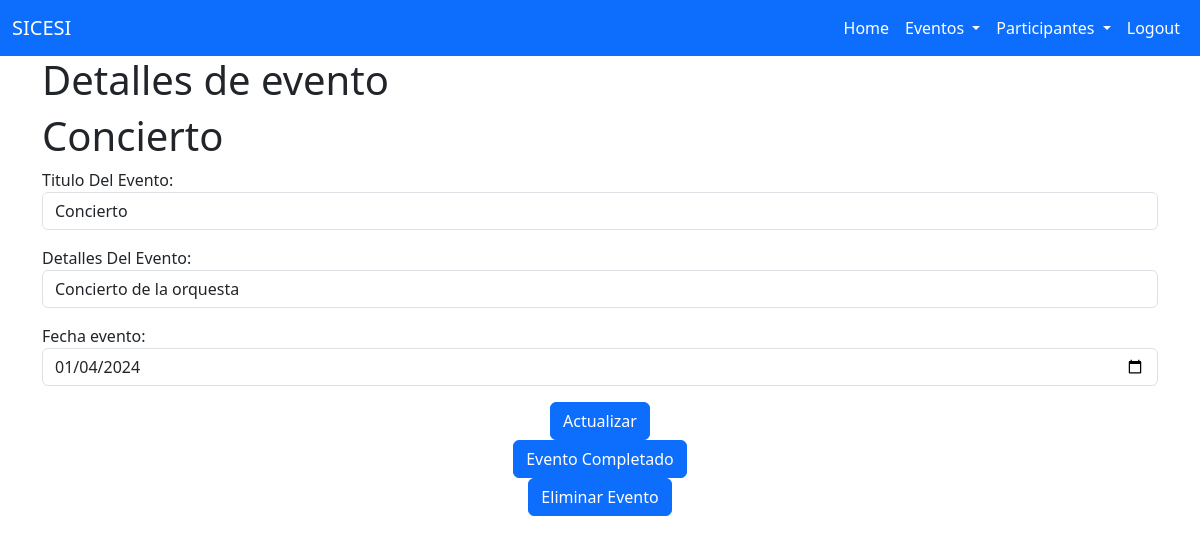
Page /eventos/1/ (signed in) on the earlier database version.
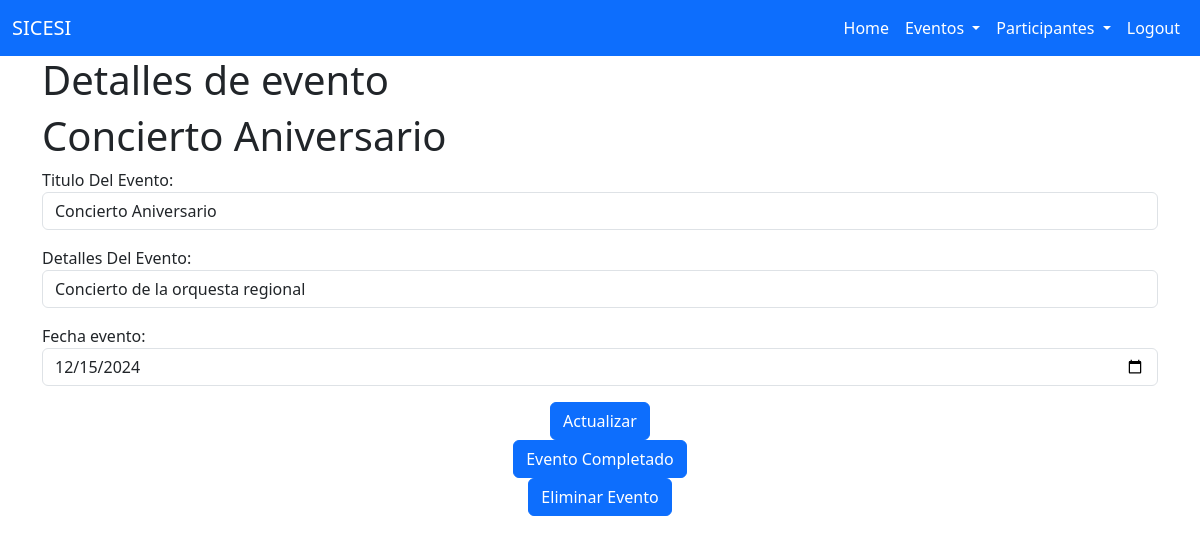
Same page on the later database version.
### eventos/models.py (models this page shows, shortened)
class T_Eventos(models.Model):
    titulo = models.CharField (max_length=100)
    contenido = models.TextField(blank=True)
    fecha_evento = models.DateTimeField(default=None, blank=True)
    fecha_creacion = models.DateTimeField(auto_now_add=True)
    fecha_culminado = models.DateTimeField(null=True)
    user = models.ForeignKey(User, on_delete=models.CASCADE)

### eventos/views.py (the view, shortened to what this page needs)
# urls.py: path('eventos/<int:evento_id>/', views.evento_detail, name='evento_detail'),
@login_required
def evento_detail(request, evento_id):
    if request.method == 'GET':
        evento = get_object_or_404(T_Eventos, pk=evento_id, user=request.user)
        form = EventosForm(instance=evento)
        return render(request, 'main/evento_detail.html', {'evento': evento, 'form': form})

### eventos/forms.py
class EventosForm(forms.ModelForm):
    titulo = forms.CharField(
        max_length=500,
        label="Titulo Del Evento",
        required=True,
        widget=forms.TextInput(
            attrs={
                'class': 'form-control',
                'type': "text"
            }
        ),
    )
    contenido = forms.CharField(
        max_length=500,
        label="Detalles Del Evento",
        required=True,
                widget=forms.TextInput(
            attrs={
                'class': 'form-control',
                'type': "text"
            }
        ),
    )
    fecha_evento = forms.DateField(
        widget=forms.DateInput(
            attrs={
                'class': 'form-control',
                'type': "date"
            }
        ),
        initial='2023-07-10'
    )
    class Meta:
        model = T_Eventos
        fields = ['titulo','contenido','fecha_evento']

### eventos/templates/main/evento_detail.html (shortened to what this page needs)
{% extends 'main/base.html' %}
{% block content %}
    <h1>Detalles de evento</h1>
    <h1>{{evento.titulo}}</h1>
    <form method="post">
        {{form.as_p}}
        <div class="text-center">
            <button type="submit" class="btn btn-primary">
                Actualizar
            </button>
        </div>
    <form action="{% url 'evento_completado' evento.id %}" method="post">
        <div class="text-center">
            <button type="submit" class="btn btn-primary">
                Evento Completado
            </button>
        </div>
    </form>
    <form action="{% url 'evento_eliminado' evento.id %}" method="post">
        <div class="text-center">
            <button type="submit" class="btn btn-primary">
                Eliminar Evento
            </button>
        </div>
    </form>
{% endblock %}

Differences in the rows shown:
changed T_Eventos: titulo "Concierto" → "Concierto Aniversario"; contenido "Concierto de la orquesta" → "Concierto de la orquesta regional"; fecha_evento "01/04/2024" → "12/15/2024"
